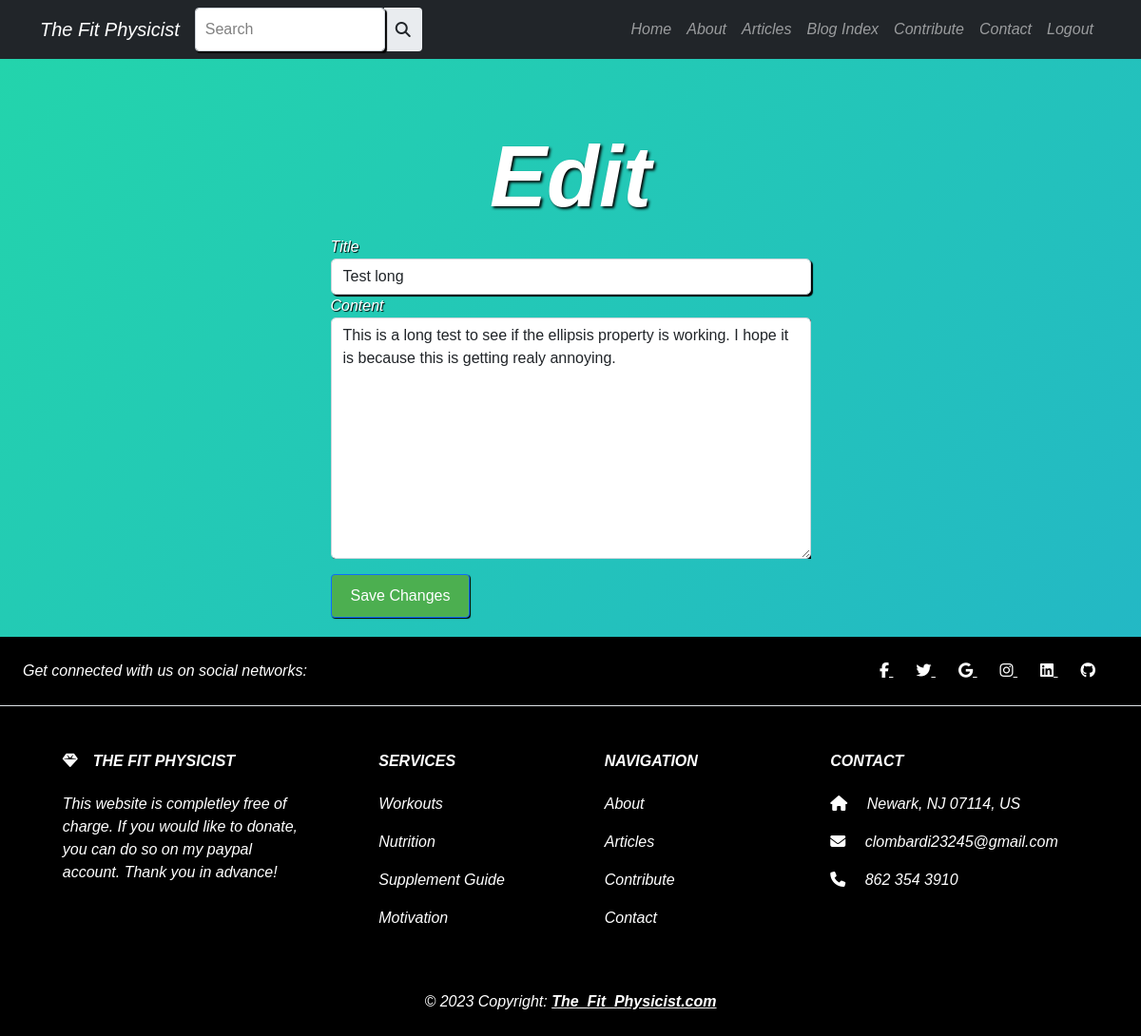
The app's page /edit/2 (signed in) with its own data.
### app.py (models this page shows, shortened)
class Article(db.Model):
    __tablename__ = "articles"
    id = db.Column(db.Integer, primary_key=True)
    title = db.Column(db.String(80), nullable=False)
    content = db.Column(db.String, nullable=False)
    created_on = db.Column(db.DateTime, default=datetime.now())
    user_id = db.Column(db.Integer, db.ForeignKey("users.id"), nullable=False)
    author = db.Column(db.String, nullable=False)
    image = db.Column(db.String)
    is_authenticated = db.Column(db.Boolean, default=False)
    user = db.relationship("User", backref=db.backref("articles", lazy=True))
    comments = db.relationship("Comment", back_populates="article")

### app.py (the view, shortened to what this page needs)
@app.route('/edit/<int:id>', methods=["GET", "POST"])
@login_required
def edit(id):
    article_edit = Article.query.get_or_404(id)
    if current_user.username == article_edit.author:
        return render_template('edit.html', article=article_edit)
    flash("You cannot edit another user's article!")
    return render_template('index.html', title='The Fit Physicist')

### app.py (called while the page is built)
@login_manager.user_loader
def load_user(user_id):
    return User.query.get(int(user_id))

### templates/edit.html
{% extends 'base.html' %}
{% block head %}
<link rel="stylesheet" href="{{url_for('static', filename='css/edit.css')}}">
{% endblock head %}
{% block content %}
<form action="/edit/{{article.id}}" method="POST">
    <div class="form-group">
      <h3>Edit</h3>
    </div>
    <div class="form-group">
      <label for="title">Title</label>
      <input
        type="text"
        name="title"
        class="form-control"
        value="{{article.title}}"
      />
    </div>
    <div class="form-group">
      <label for="content">Content</label>
      <pre><textarea name="content" cols="50" rows="10" class="form-control">{{article.content}}</textarea></pre>
    </div>
    <div class="form-group">
      <input type="submit" value="Save Changes" class="btn btn-primary" />
    </div>
  </form>
{% endblock content %}

### static/css/style2.css (style rules this page uses)
html, body { background: linear-gradient(-45deg, #ee7752, #e73c7e, #23a6d5, #23d5ab); background-size: 400% 400%; animation: gradient 15s ease infinite; }
body { animation: pulsate 5s ease-in-out infinite; }

### static/css/edit.css (style rules this page uses)
html, body { animation: gradient 15s ease infinite; }
h3 { color: white; font-family: 'Franklin Gothic Medium', 'Arial Narrow', Arial, sans-serif; font-weight: bold; text-shadow: 2px 2px 3px black; animation: glow 2s ease-in-out infinite; font-size: 90px; font-style: italic; margin-top: 70px; text-align: center; }
.form-group { font-family: 'Franklin Gothic Medium', 'Arial Narrow', Arial, sans-serif; color: white; font-style: italic; text-shadow: 1px 1px 1px black; }
.form-control { box-shadow: 2px 2px 1px black; border-radius: 5px; font-family: 'Franklin Gothic Medium', 'Arial Narrow', Arial, sans-serif; }
.btn-primary { box-shadow: 1px 1px 1px black; font-family: 'Franklin Gothic Medium', 'Arial Narrow', Arial, sans-serif; padding: 10px 20px; font-size: 16px; border-radius: 4px; background-color: #4CAF50; }

### records on screen
Article: title "Test long", content "This is a long test to see if the ellipsis property is working. I hope it is because this is getting realy annoying."
